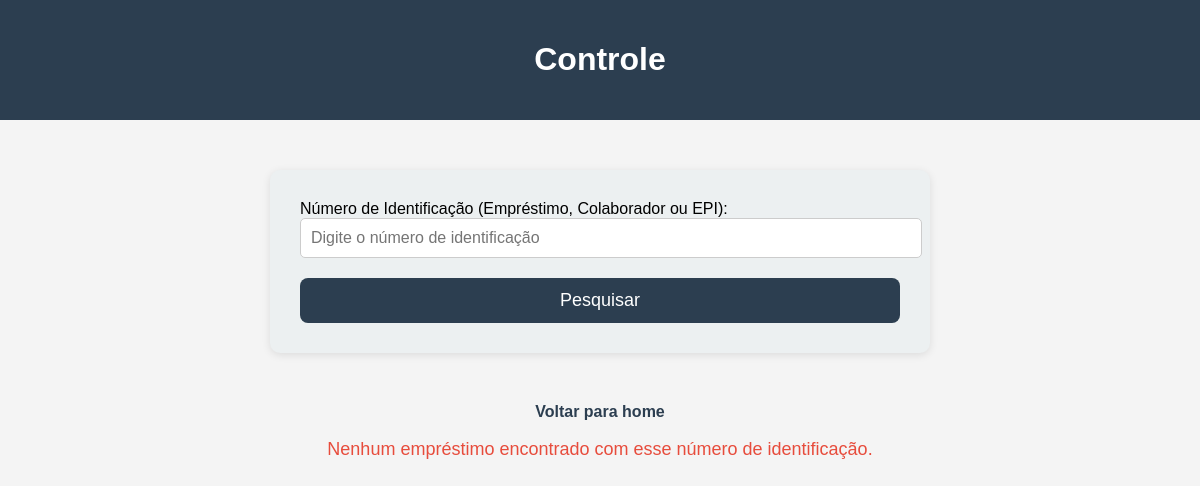
The app's page /controle/, older data.
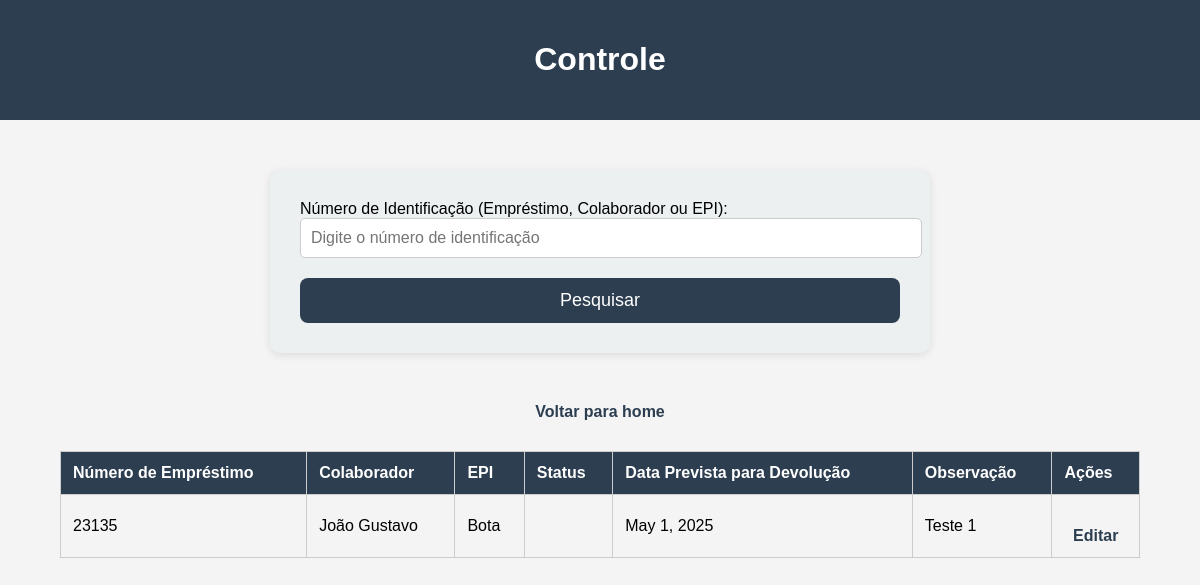
The same page, newer data.
### epi_app/models.py (models this page shows, shortened)
class EmprestimoModel(models.Model):
    numero_emprestimo = models.IntegerField(null=False)
    colaborador = models.ForeignKey(ColaboradorModel, on_delete=models.CASCADE)
    epi = models.ForeignKey(EpiModel, on_delete=models.CASCADE)
    data_emprestimo = models.DateField(auto_now_add=True)
    data_prevista = models.DateField(blank=True)
    data_devolucao = models.DateField(null=True, blank=True)
    status = models.CharField(null=False)
    observacao = models.TextField(blank=True)

class ColaboradorModel(models.Model):
    cpf = models.CharField(max_length=14, null=False)
    nome = models.CharField(max_length=100, null=False)
    numero_colaborador = models.IntegerField(null=False)
    setor = models.CharField(max_length=45, null=False)
    cargo = models.CharField(max_length=45)
    telefone = models.CharField(max_length=14)

class EpiModel(models.Model):
    tipo = models.CharField(max_length=100, null=False)
    numero_epi = models.IntegerField(null=False)

### epi_app/views.py (the view)
# urls.py: path('controle/', views.controle, name='controle'),
def controle(request):
    numero_identificacao = request.GET.get('numero_identificacao', '')
    if numero_identificacao:
        emprestimos = EmprestimoModel.objects.filter(
            numero_emprestimo__icontains=numero_identificacao) | EmprestimoModel.objects.filter(
            colaborador__numero_colaborador__icontains=numero_identificacao) | EmprestimoModel.objects.filter(
            epi__numero_epi__icontains=numero_identificacao)
    else:
        emprestimos = EmprestimoModel.objects.all()
    return render(request, 'pages/controle.html', {'emprestimos': emprestimos})

### epi_app/templates/pages/controle.html (shortened to what this page needs)
{% load static %}
<!DOCTYPE html>
<html lang="pt-br">
<head>
</head>
<body>
<header>
    <h1>Controle</h1>
</header>
<form action="{% url 'controle' %}" method="GET">
    <label for="numero_identificacao">Número de Identificação (Empréstimo, Colaborador ou EPI):</label>
    <input type="text" id="numero_identificacao" name="numero_identificacao" placeholder="Digite o número de identificação" required>
    <button type="submit">Pesquisar</button>
</form>
<a href="{% url 'base' %}" class="voltar-home">Voltar para home</a>
{% if emprestimos %}
    <table>
        <thead>
            <tr>
                <th>Número de Empréstimo</th>
                <th>Colaborador</th>
                <th>EPI</th>
                <th>Status</th>
                <th>Data Prevista para Devolução</th>
                <th>Observação</th>
                <th>Ações</th>
            </tr>
        </thead>
        <tbody>
            {% for emprestimo in emprestimos %}
                <tr>
                    <td>{{ emprestimo.numero_emprestimo }}</td>
                    <td>{{ emprestimo.colaborador.nome }}</td>
                    <td>{{ emprestimo.epi.tipo }}</td>
                    <td>{{ emprestimo.status }}</td>
                    <td>{{ emprestimo.data_prevista }}</td>
                    <td>{{ emprestimo.observacao }}</td>
                    <td>
                        <a href="{% url 'atualizar_emprestimo' emprestimo.id %}">Editar</a>
                    </td>
                </tr>
            {% endfor %}
        </tbody>
    </table>
{% else %}
    <p class="no-result">Nenhum empréstimo encontrado com esse número de identificação.</p>
{% endif %}
</body>
</html>

Row changes from the older to the newer data that the page shows:
added EmprestimoModel: numero_emprestimo "23135", colaborador.nome "João Gustavo", epi.tipo "Bota", data_prevista "May 1, 2025", observacao "Teste 1"
Text that changed along with them:
text no longer shown: "Nenhum empréstimo encontrado com esse número de identificação."
text now shown: "Número de Empréstimo Colaborador EPI Status Data Prevista para Devolução Observação Ações"
